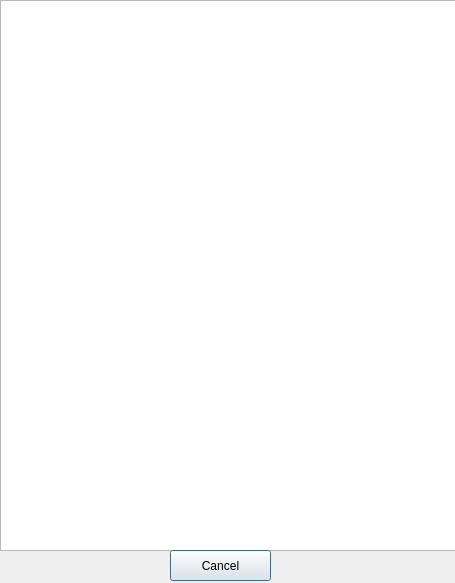
<?xml version="1.0" encoding="UTF-8"?>
<ui version="4.0">
 <class>Results</class>
 <widget class="QDialog" name="Results">
  <property name="geometry">
   <rect>
    <x>0</x>
    <y>0</y>
    <width>455</width>
    <height>583</height>
   </rect>
  </property>
  <property name="windowTitle">
   <string>Dialog</string>
  </property>
  <widget class="QTextEdit" name="textEdit">
   <property name="geometry">
    <rect>
     <x>0</x>
     <y>0</y>
     <width>461</width>
     <height>551</height>
    </rect>
   </property>
  </widget>
  <widget class="QPushButton" name="buttonCancel">
   <property name="geometry">
    <rect>
     <x>170</x>
     <y>550</y>
     <width>101</width>
     <height>31</height>
    </rect>
   </property>
   <property name="text">
    <string>Cancel</string>
   </property>
  </widget>
 </widget>
 <resources/>
 <connections/>
</ui>
